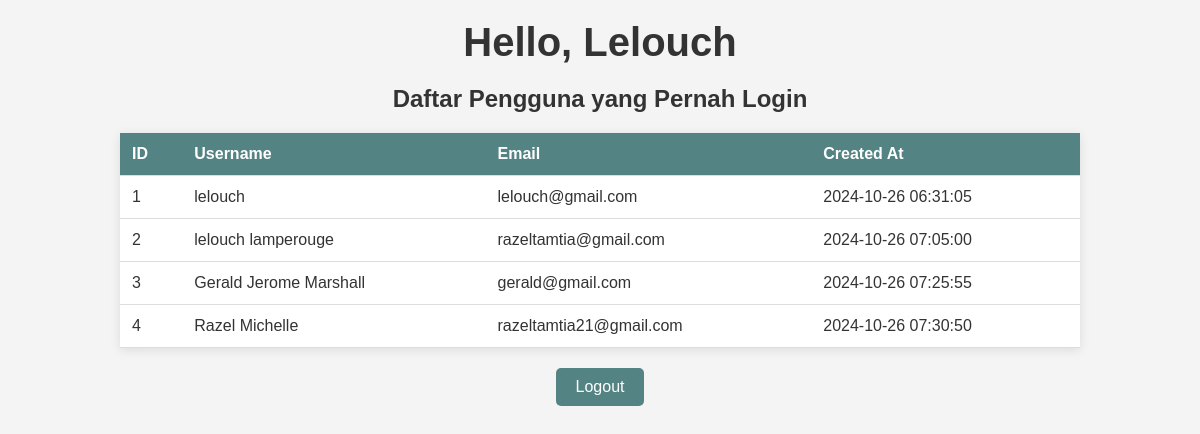
/dashboard.php (signed in), run on the app's committed database.
### tables this page shows
CREATE TABLE `users` (
  `id` int(11) NOT NULL,
  `username` varchar(50) NOT NULL,
  `email` varchar(100) NOT NULL,
  `password` varchar(255) NOT NULL,
  `created_at` datetime NOT NULL DEFAULT current_timestamp()
);

### dashboard.php (the view, shortened to what this page needs)
<?php
$username = ucwords($_SESSION["username"]);
include('connect.php');
$query = "SELECT * FROM users";
$result = $connect->query($query);
?>
<!DOCTYPE html>
<html lang="en">
<head>
</head>
<body>
    <h1>Hello, <?php echo htmlspecialchars($username); ?></h1>
    <h2>Daftar Pengguna yang Pernah Login</h2>
    <table>
        <thead>
            <tr>
                <th>ID</th>
                <th>Username</th>
                <th>Email</th>
                <th>Created At</th>
            </tr>
        </thead>
        <tbody>
            <?php while($row = $result->fetch_assoc()): ?>
                <tr>
                    <td><?php echo $row['id']; ?></td>
                    <td><?php echo htmlspecialchars($row['username']); ?></td>
                    <td><?php echo htmlspecialchars($row['email']); ?></td>
                    <td><?php echo $row['created_at']; ?></td>
                </tr>
            <?php endwhile; ?>
        </tbody>
    </table>
    <a href="logout.php">Logout</a>
</body>
</html>

### dashboard.php (style rules this page uses)
* { margin: 0; padding: 0; box-sizing: border-box; font-family: "Poppins", sans-serif; }
body { display: flex; flex-direction: column; align-items: center; min-height: 100vh; background-color: #f4f4f4; color: #333; }
h1 { font-size: 2.5rem; margin: 20px 0; }
table { width: 80%; border-collapse: collapse; margin: 20px 0; background-color: #fff; box-shadow: 0 2px 10px rgba(0,0,0,0.1); }
th, td { padding: 12px; text-align: left; border-bottom: 1px solid #ddd; }
th { background-color: #548383; color: white; }
a { display: inline-block; padding: 10px 20px; background-color: #548383; color: #fff; text-decoration: none; border-radius: 5px; transition: background-color 0.3s; }

### data on the page
users: id "1", username "lelouch", email "lelouch@gmail.com", created_at "2024-10-26 06:31:05"
users: id "2", username "lelouch lamperouge", email "razeltamtia@gmail.com", created_at "2024-10-26 07:05:00"
users: id "3", username "Gerald Jerome Marshall", email "gerald@gmail.com", created_at "2024-10-26 07:25:55"
users: id "4", username "Razel Michelle", email "razeltamtia21@gmail.com", created_at "2024-10-26 07:30:50"

### other printed values
$username "Lelouch"
